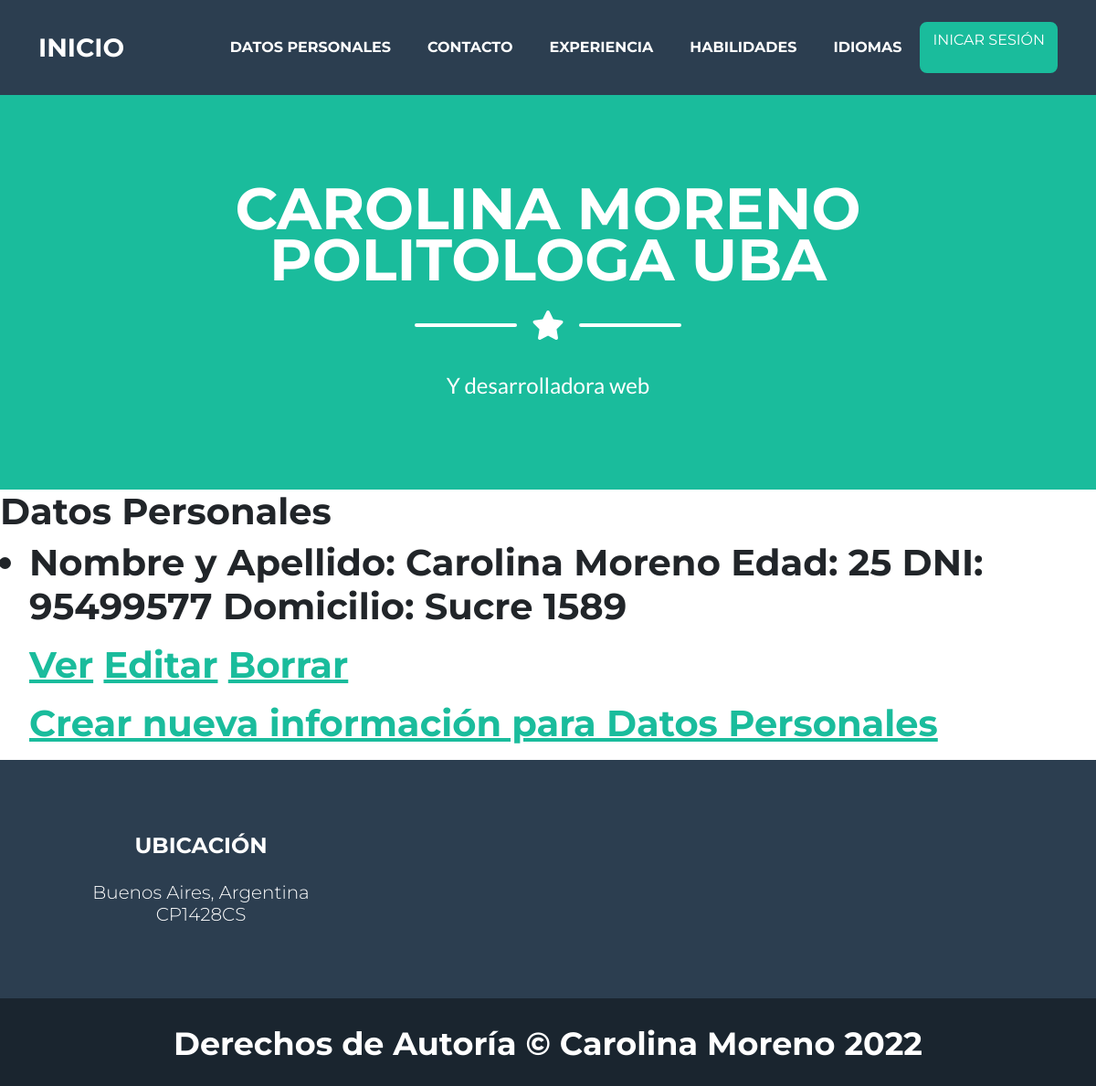
/AppCaro/datos/list, run on the app's committed database.
### AppCaro/models.py (models this page shows, shortened)
class DatosPersonales(models.Model):
    nombre_y_apellido=models.CharField(max_length=40)
    edad=models.IntegerField()
    dni=models.IntegerField()
    domicilio=models.CharField(max_length=40)

### AppCaro/views.py (the view)
# urls.py: path('datos/list', views.DatosList.as_view(), name= 'datos/list'),
class DatosList(ListView):
    model = DatosPersonales
    template_name = "AppCaro/datos_list.html"

### AppCaro/templates/AppCaro/datos_list.html
{% extends "AppCaro/padre.html" %}
{% load static %}
{% block contenido_que_cambia %}
<h1> Datos Personales <h1>
    <ul>
        {% for datos in object_list %}
            <li>
                <p>
                    Nombre y Apellido: {{datos.nombre_y_apellido}}
                    Edad: {{datos.edad}}
                    DNI: {{datos.dni}}
                    Domicilio: {{datos.domicilio}}
                </p>
                <p>
                    <a href = "{% url 'Detalle' datos.id %}"> Ver</a>
                    <a href = "{% url 'Editar' datos.id %}"> Editar</a>
                    <a href = "{% url 'Borrar' datos.id %}"> Borrar</a>
                </p>
            </li>
        {% endfor %}
     <a href = "{% url 'Nuevo' %}"> Crear nueva información para Datos Personales</a>
     </ul>
{% endblock %}

### data on the page
DatosPersonales: nombre_y_apellido "Carolina Moreno", edad "25", dni "95499577", domicilio "Sucre 1589"
